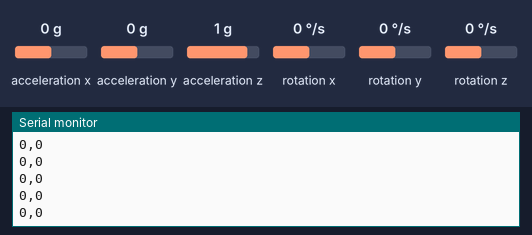
Recording of a sketch running on a simulated Arduino Uno, built with avr-gcc and run on an emulated ATmega328P. Shown: the last lines printed to the serial monitor. The test bench sets the inputs (shaded band); at power-on: acceleration x 0 g, acceleration y 0 g, acceleration z 1 g, rotation x 0 °/s, rotation y 0 °/s, rotation z 0 °/s.

Above: at 1.2 s.
1.3 s: acceleration x set to -1.4 g
At 1.36 s:
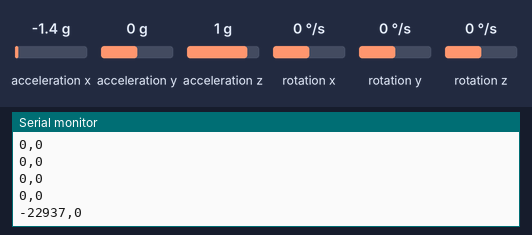
2.8 s: acceleration y set to -1.4 g
At 2.82 s:
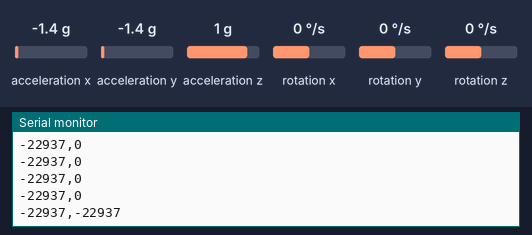
4.3 s: acceleration y set to 0 g
At 4.38 s:
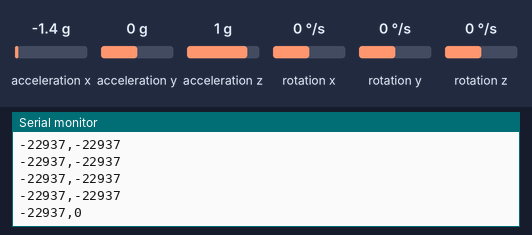

The sketch:

TASK1_ARDUINO.ino
```cpp
#include <Wire.h>
#include <MPU6050.h>
MPU6050 mpu;
void setup() {
Serial.begin (9600) ;
Wire.begin () ;
mpu.initialize ();
if (!mpu.testConnection ()) {
Serial.println("MPU6050 connection failed!");
while (1);
}
Serial.println ("MPU6050 connected successfully!");
}
void loop() {
int16_t ax, ay, az, gx, gy, gz;
mpu.getMotion6(&ax, &ay, &az, &gx, &gy, &gz);
// Send only AX and AY values, separated by a comma
Serial.print (ax) ;
Serial.print (",");
Serial.println (ay);
delay (100) ; // Adjust speed (lower = smoother graph, but more data)
}
```

Measured:
- after the input at 1.3 s, the serial monitor: prints a new line after 0.06 s (image 1)
- after the input at 2.8 s, the serial monitor: prints a new line at once (image 2)
